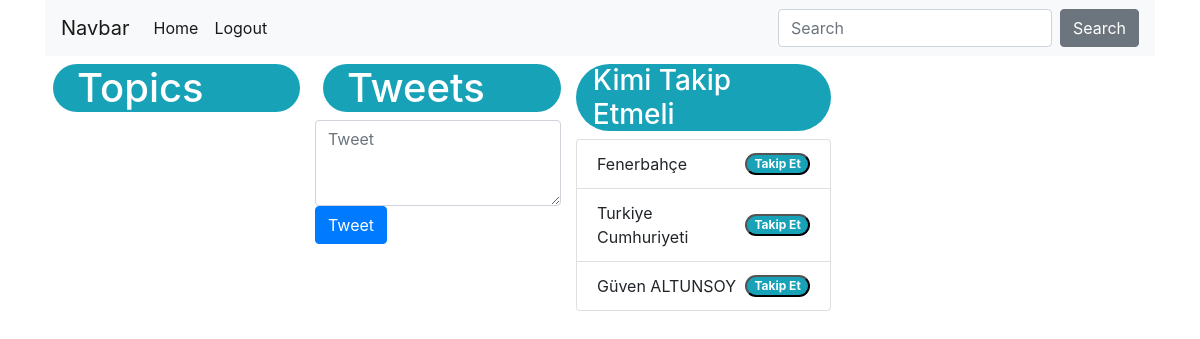
The app's page / (signed in), older data.
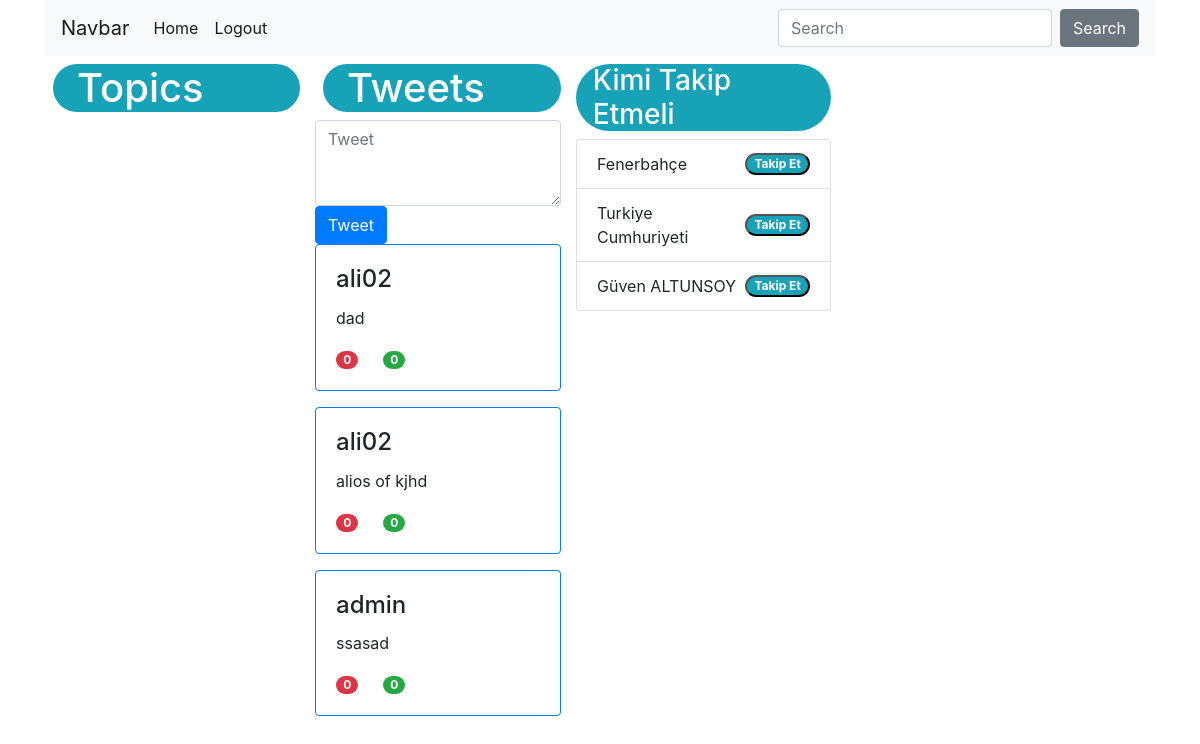
The same page, newer data.
### tweet/models.py (models this page shows)
class Tweet(models.Model):
    user_id = models.ForeignKey(
      User, on_delete=models.CASCADE
    )
    post = models.CharField(max_length=240)
    like = models.PositiveIntegerField(default=0)
    retweet = models.PositiveIntegerField(default=0)
    created_date = models.DateTimeField(auto_now_add=True)
    updated_date = models.DateTimeField(auto_now=True)
    is_deleted = models.BooleanField(default=False)

### user_profile/views.py (the view)
# urls.py: path('', index),
def index(request):
    if request.user.is_authenticated:
        return get_tweet(request)
    return redirect('/login')

### tweet/views.py (called while the page is built)
def get_tweet(request):
    context = dict()
    context['last_topics'] = Topics.objects.all().order_by('-pk')[:10]
    context['tweets'] = Tweet.objects.order_by('-pk')
    return render(request, 'index.html', context)

### templates/index.html (shortened to what this page needs)
<!DOCTYPE html>
<html lang="en">
<head>
    <link rel="stylesheet" href="https://stackpath.bootstrapcdn.com/bootstrap/4.3.1/css/bootstrap.min.css"
>
</head>
<body>
    <div class="container">
        <div class="row-fluid">
            <nav class="navbar navbar-expand-lg navbar-light bg-light">
                <a class="navbar-brand" href="#">Navbar</a>
                <div class="collapse navbar-collapse" id="navbarColor03">
                    <ul class="navbar-nav mr-auto">
                        <li class="nav-item active">
                            <a class="nav-link" href="/">Home <span class="sr-only">(current)</span></a>
                        </li>
                        <li class="nav-item active">
                            <a class="nav-link" href="logout/">Logout</a>
                    </ul>
                    <form class="form-inline my-2 my-lg-0">
                        <input class="form-control mr-sm-2" type="text" placeholder="Search">
                        <button class="btn btn-secondary my-2 my-sm-0" type="submit">Search</button>
                    </form>
                </div>
            </nav>
        </div>
        <div class="row mt-2">
            <div class="col-3">
                <h1 class="ml-2 badge-info badge-pill">Topics</h1>
            </div>
            <div class="col-6-fluid">
                <h1 class="ml-2 badge-info badge-pill">Tweets</h1>
                <form method="POST" action="/tweet/tweet-post/">
                    <textarea class="form-control" name="tweet" rows="3" placeholder="Tweet"></textarea>
                    <button class="btn btn-primary" type="submit">Tweet</button>
                </form>
                {% for tweet in tweets %}
                <div class="card border-primary mb-3">
                    <div class="card-body">
                        <h4 class="card-title">{{ tweet.user_id }}</h4>
                        <p class="card-text"> {{ tweet.post }}</p>
                        <a href="#" class="badge card-link badge-pill badge-danger">{{ tweet.like }}</a>
                        <a href="#" class="badge card-link badge-success badge-pill">{{ tweet.retweet }}</a>
                    </div>
                </div>
                {% endfor %}
            </div>
            <div class="col-3">
                <h3 class="badge-info badge-pill">
                    Kimi Takip Etmeli
                </h3>
                <ul class="list-group">
                    <li class="list-group-item d-flex justify-content-between align-items-center">
                        Fenerbahçe
                        <button class="badge badge-info badge-pill">Takip Et</button>
                    </li>
                    <li class="list-group-item d-flex justify-content-between align-items-center">
                        Turkiye Cumhuriyeti
                        <button class="badge badge-info badge-pill">Takip Et</button>
                    </li>
                    <li class="list-group-item d-flex justify-content-between align-items-center">
                        Güven ALTUNSOY
                        <button class="badge badge-info badge-pill">Takip Et</button>
                    </li>
                </ul>
            </div>
        </div>
    </div>
</body>
</html>

Row changes from the older to the newer data that the page shows:
added Tweet: user_id "ali02", post "dad", like "0", retweet "0"
added Tweet: user_id "ali02", post "alios of kjhd", like "0", retweet "0"
added Tweet: user_id "admin", post "ssasad", like "0", retweet "0"
